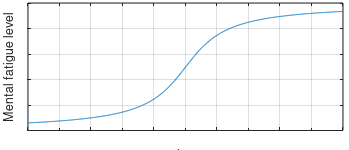
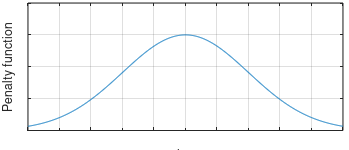
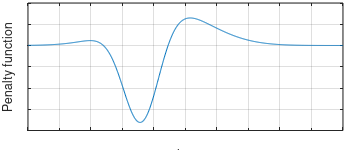
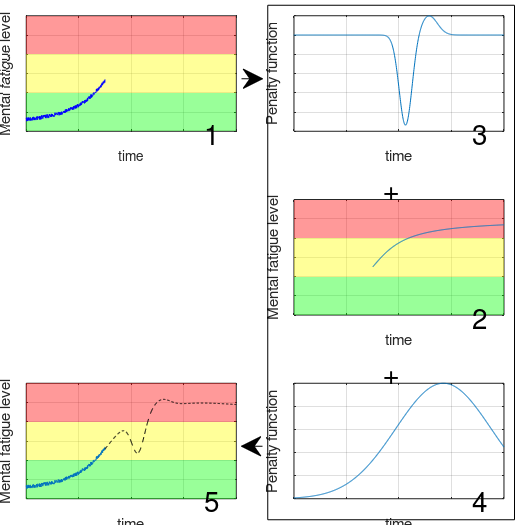

MATLAB code to generate these figures, in order:
figure

m = 50;
x = 0:0.05:m;
y = (atan(100) + atan(0.2*(-(m/2)+x)))/pi;
plot(x,y)
hold on

x1 = 0:0.05:m;
a = 0.20;
b = (20);
c = 0.1;
y1 = a*exp(- (x1 - b).^2/2*c^2);
plot(x1,y1)

plot(x, y.*(1+y1))
grid on

%%
figure

plot(x,y)
hold on

x2 = 0:0.05:m;
a2 = 0.75;
b2 = (18);
c2 = 0.35;
y2 = -a2*exp(- (x2 - b2).^2/2*c2^2);
% plot(x2,y2)


x3 = 0:0.05:m;
a3 = 0.25;
b3 = (22);
c3 = 0.15;
y3 = a3*exp(- (x3 - b3).^2/2*c3^2);
% plot(x3,y3)

plot(x, y.*(1+y2+y3))
grid on

plot(x, y2+y3)

%%
figure

subplot(3,1,1)
plot(x, y1,'m')
grid on

subplot(3,1,[2,3])
plot(x,y,'--b')
hold on
plot(x, y.*(1+y1),'m')
grid on

%%
figure

subplot(3,1,1)
plot(x, y2+y3,'m')
grid on

subplot(3,1,[2,3])
plot(x,y,'--b')
hold on
plot(x, y.*(1+y2+y3),'m')
grid on

%%
figure 
x11 = 0:0.05:19.95;
x1 = 20:0.05:m;

a = 0.20;
b = (20);
c = 0.1;
c11 = 0.15;
y1 = a*exp(- (x1 - b).^2/2*c^2);
y11 = a*exp(- (x11 - b).^2/2*c11^2);
plot(x1,y1)
hold on
plot(x11,y11)
grid on

plot(x, y.*(1+[y11 y1]))
plot(x,y)

%% Plot MF progression (time)
figure('Units','inches',...
           'Position',[1 1 3.5 1.5],...%'Position',[10 5 2.5*18 2.5*8],...
           'PaperPositionMode','auto');
set(gca,...
    'Units','normalized',...
    'Position',[.08 .13 .9 .85],...
    'FontUnits','points',...
    'FontWeight','normal',...
    'FontSize',10,...
    'FontName','Times')

m = 50;
x = 0:0.05:m;
y = (atan(100) + atan(0.2*(-(m/2)+x)))/pi;
plot(x,y)
grid on

ylim([0 1])
xlim([0 50])

xticks(0 : 5 : m)
yticks(0 : 0.2 : 1)

xlabel('time', 'FontSize', 9)
ylabel('Mental fatigue level', 'FontSize', 9)

xticklabels({})
yticklabels({})

print -depsc2 MF_progression_time.eps

%% Plot Penalty function (continuous)
figure('Units','inches',...
           'Position',[1 1 3.5 1.5],...%'Position',[10 5 2.5*18 2.5*8],...
           'PaperPositionMode','auto');
set(gca,...
    'Units','normalized',...
    'Position',[.08 .13 .9 .85],...
    'FontUnits','points',...
    'FontWeight','normal',...
    'FontSize',10,...
    'FontName','Times')

m = 50;
x1 = 0:0.05:m;
a = 0.15;
b = m/2.;
c = 0.1;
y1 = a*exp(- (x1 - b).^2/2*c^2);
plot(x1,y1)

grid on

ylim([0 0.2])
xlim([0 50])

xticks(0 : 5 : m)
yticks(0 : 0.05 : 0.2)

xlabel('time', 'FontSize', 9)
ylabel('Penalty function', 'FontSize', 9)

xticklabels({})
yticklabels({})

print -depsc2 penalty_continuous.eps

%% Plot Penalty function (punctual)
figure('Units','inches',...
           'Position',[1 1 3.5 1.5],...%'Position',[10 5 2.5*18 2.5*8],...
           'PaperPositionMode','auto');
set(gca,...
    'Units','normalized',...
    'Position',[.08 .13 .9 .85],...
    'FontUnits','points',...
    'FontWeight','normal',...
    'FontSize',10,...
    'FontName','Times')

m = 50;
x2 = 0:0.05:m;
a2 = 0.75;
b2 = (18);
c2 = 0.35;
y2 = -a2*exp(- (x2 - b2).^2/2*c2^2);

x3 = 0:0.05:m;
a3 = 0.25;
b3 = (22);
c3 = 0.15;
y3 = a3*exp(- (x3 - b3).^2/2*c3^2);

plot(x, y2+y3)
grid on

ylim([-0.6 0.3])
xlim([0 50])

xticks(0 : 5 : m)
yticks(-0.6 : 0.15 : 0.3)

xlabel('time', 'FontSize', 9)
ylabel('Penalty function', 'FontSize', 9)

xticklabels({})
yticklabels({})

print -depsc2 penalty_punctual.eps

%% Plotting "prediction composition" figure

S.T = 50;
S.Alpha = 1.0;
S.Beta = 0.2;
S.Gamma = 2.0;


S.x = 10:0.05:25;
S.y = S.Alpha/2 + (S.Alpha*atan(S.Beta*(-(S.T/S.Gamma)+S.x)))/pi + 0.04*rand(1,length(S.x));
S.xx = 25:0.05:S.T;
S.yy = S.Alpha/2 + (S.Alpha*atan(S.Beta*(-(S.T/S.Gamma)+S.xx)))/pi;

figure('Units','inches',...
           'Position',[1 1 1.5*3.5 1.5*3.5],...%'Position',[10 5 2.5*18 2.5*8],...
           'PaperPositionMode','auto');
set(gca,...
    'Units','normalized',...
    'Position',[.08 .13 .9 .85],...
    'FontUnits','points',...
    'FontWeight','normal',...
    'FontSize',20,...
    'FontName','Times')
subplot('position', [0.05 .75 .4 .22])
box on
hold on

fill([10 10 S.T S.T],[0.8 1.2 1.2 0.8],'r','EdgeColor','none','FaceAlpha',0.4,'HandleVisibility','off')
fill([10 10 S.T S.T],[0.4 0.8 0.8 0.4],'y','EdgeColor','none','FaceAlpha',0.4,'HandleVisibility','off')
fill([10 10 S.T S.T],[0.0 0.4 0.4 0.0],'g','EdgeColor','none','FaceAlpha',0.4,'HandleVisibility','off')

S.LN1 = plot(S.x,S.y,"b");

grid on
ylim([0 1.2])
xlim([10 50])
xlabel('time', 'FontSize', 10)
ylabel('Mental fatigue level')
xticklabels({})
yticklabels({})

% figure
subplot('position', [0.56 .4 .4 .22])
box on
hold on
fill([10 10 S.T S.T],[0.8 1.2 1.2 0.8],'r','EdgeColor','none','FaceAlpha',0.4,'HandleVisibility','off')
fill([10 10 S.T S.T],[0.4 0.8 0.8 0.4],'y','EdgeColor','none','FaceAlpha',0.4,'HandleVisibility','off')
fill([10 10 S.T S.T],[0.0 0.4 0.4 0.0],'g','EdgeColor','none','FaceAlpha',0.4,'HandleVisibility','off')

S.LN1 = plot(S.xx,S.yy);
grid on
ylim([0 1.2])
xlim([10 50])
xlabel('time')
ylabel('Mental fatigue level')
xticklabels({})
yticklabels({})

%%%%%%%%%%%%%%%%%%%%%%%%%%%%%%
S.x = 0:0.05:50;
S.A1 = 0.1;
S.B1 = 1.3;
S.C1 = 0.11;

S.y1 = S.A1*exp(- (S.x - S.T/S.B1).^2/2*S.C1^2);

% figure
subplot('position', [0.56 .05 .4 .22])
S.LN2 = plot(S.x,S.y1);
grid on

xlim([10 50])
xlabel('time')
ylabel('Penalty function')
xticklabels({})
yticklabels({})

%%%%%%%%%%%%%%%%%%%%%%

S.A2 = 0.47;
S.B2 = 1.6;
S.C2 = 0.82;

S.y2 = -S.A2*exp(- (S.x - S.T/S.B2).^2/2*S.C2^2);

S.A3 = 0.1;
S.B3 = 1.4;
S.C3 = 0.63;

S.y3 = S.A3*exp(- (S.x - S.T/S.B3).^2/2*S.C3^2);

% figure
subplot('position', [0.56 .75 .4 .22])
S.LN3 = plot(S.x,S.y2+S.y3);
grid on
xlim([10 50])
xlabel('time')
ylabel('Penalty function')
xticklabels({})
yticklabels({})

%%%%%%%%%%%%%%%%%%%%%%%%%%%%%%%%%%%%

% figure
subplot('position', [0.05 .05 .4 .22])
box on
hold on

fill([10 10 S.T S.T],[0.8 1.2 1.2 0.8],'r','EdgeColor','none','FaceAlpha',0.4,'HandleVisibility','off')
fill([10 10 S.T S.T],[0.4 0.8 0.8 0.4],'y','EdgeColor','none','FaceAlpha',0.4,'HandleVisibility','off')
fill([10 10 S.T S.T],[0.0 0.4 0.4 0.0],'g','EdgeColor','none','FaceAlpha',0.4,'HandleVisibility','off')

S.LN5 = plot(S.x(201:501),S.y);
S.LN4 = plot(S.x(501:end),S.yy.*(1+S.y1(501:end)+S.y2(501:end)+S.y3(501:end)),'--k');

grid on
ylim([0 1.2])
xlim([10 50])
xlabel('time')
ylabel('Mental fatigue level')
xticklabels({})
yticklabels({})

X = [0.46 0.5];
Y = [0.85  0.85];
annotation('arrow',X,Y);
X = [0.5 0.46];
Y = [0.15   0.15];
annotation('arrow',X,Y);

annotation('rectangle',[0.51 0.01 0.47 0.98]);
annotation('textbox',[0.73 0.27 0.1 0.1],'String','+','FitBoxToText','on','FontSize',20,'LineStyle','none');
annotation('textbox',[0.73 0.62 0.1 0.1],'String','+','FitBoxToText','on','FontSize',20,'LineStyle','none');

annotation('textbox',[0.39 0.725 0.1 0.1],'String','1','FitBoxToText','on','FontSize',20,'LineStyle','none');
annotation('textbox',[0.9 0.375 0.1 0.1],'String','2','FitBoxToText','on','FontSize',20,'LineStyle','none');
annotation('textbox',[0.9 0.725 0.1 0.1],'String','3','FitBoxToText','on','FontSize',20,'LineStyle','none');
annotation('textbox',[0.9 0.025 0.1 0.1],'String','4','FitBoxToText','on','FontSize',20,'LineStyle','none');
annotation('textbox',[0.39 0.025 0.1 0.1],'String','5','FitBoxToText','on','FontSize',20,'LineStyle','none');


print -depsc2 -tiff -r300 -painters prediction_composition.eps
% print -depsc2 prediction_composition.eps
%% Comparing different Scenarios on the same plot

%%%%%%%%%%%%%%%%%%%%%%%%%%%%%%
% Scenario S0

S.T = 50;
S.Alpha = 1.0;
S.Beta = 0.2;
S.Gamma = 2.0;

S.x = 0:0.05:S.T;
S.y = S.Alpha/2 + (S.Alpha*atan(S.Beta*(-(S.T/S.Gamma)+S.x)))/pi ;

%%%%%%%%%%%%%%%%%%%%%%%%%%%%%%
% Scenario S1

S.x = 0:0.05:50;
S.A1 = 0.1;
S.B1 = 1.3;
S.C1 = 0.11;

S.y1 = S.A1*exp(- (S.x - S.T/S.B1).^2/2*S.C1^2);

%%%%%%%%%%%%%%%%%%%%%%%%%%%%%%
% Scenario S2

S.A21 = 0.47;
S.B21 = 1.6;
S.C21 = 0.82;

S.A22 = 0.1;
S.B22 = 1.4;
S.C22 = 0.63;

S.y2 = -S.A21*exp(- (S.x - S.T/S.B21).^2/2*S.C21^2) + S.A22*exp(- (S.x - S.T/S.B22).^2/2*S.C22^2);


%%%%%%%%%%%%%%%%%%%%%%%%%%%%%%
% Scenario S3

S.A3 = 0.20;
S.B3 = 2;
S.C3 = 0.1;

S.y3 = S.A3*exp(- (S.x - S.T/S.B3).^2/2*S.C3^2);

%%%%%%%%%%%%%%%%%%%%%%%%%%%%%%
% Scenario S4
% Scenario S3

S.A4 = 0.25;
S.B4 = 2.3;
S.C4 = 0.2;

S.y4 = S.A4*exp(- (S.x - S.T/S.B4).^2/2*S.C4^2);



%%%%%%%%%%%%%%%%%%%%%%%%%%%%%%
% Final plot
figure('Units','inches',...
           'Position',[1 1 3.5 2],...%'Position',[10 5 2.5*18 2.5*8],...
           'PaperPositionMode','auto');
set(gca,...
    'Units','normalized',...
    'Position',[.08 .13 .9 .85],...
    'FontUnits','points',...
    'FontWeight','normal',...
    'FontSize',10,...
    'FontName','Times')

fill([10 10 S.T S.T],[0.8 1.2 1.2 0.8],'r','EdgeColor','none','FaceAlpha',0.3,'HandleVisibility','off')
hold on
fill([10 10 S.T S.T],[0.4 0.8 0.8 0.4],'y','EdgeColor','none','FaceAlpha',0.3,'HandleVisibility','off')
fill([10 10 S.T S.T],[0.0 0.4 0.4 0.0],'g','EdgeColor','none','FaceAlpha',0.3,'HandleVisibility','off')

S.LN0 = plot(S.x,S.y,'--');

S.LN1 = plot(S.x,S.y.*(1+S.y1),'g');
S.LN2 = plot(S.x,S.y.*(1+S.y2),'k');
S.LN3 = plot(S.x,S.y.*(1+S.y3),'r');
S.LN4 = plot(S.x,S.y.*(1+S.y4),'m');


ylim([0 1.2])
xlim([10 50])
xlabel('time', 'FontSize', 9)
ylabel('Mental fatigue level', 'FontSize', 9)
xticklabels({})
yticklabels({})

legend('Scenario S_0','Scenario S_1','Scenario S_2','Scenario S_3','Scenario S_4','Location','southeast')
grid on
print -depsc2 considering_different_scenarios.eps
























